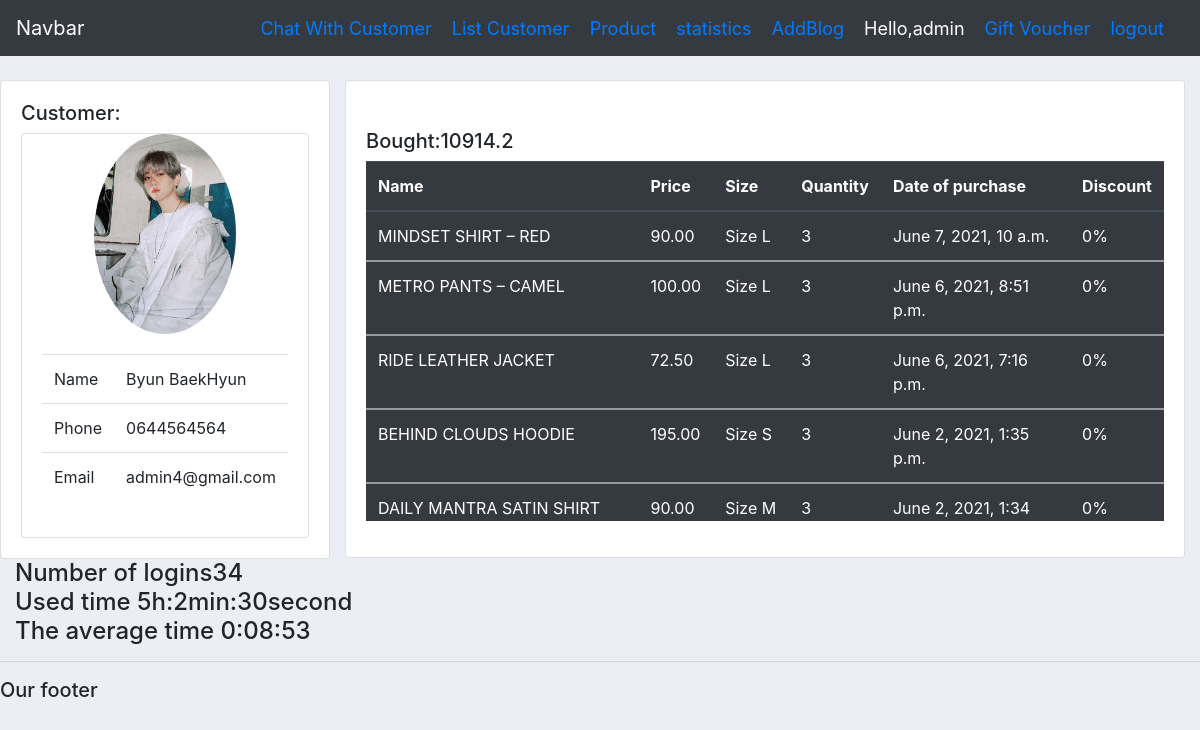
Page /customer/byun-baekhuyn/ (signed in) on the committed database.
### ecom/models.py (models this page shows, shortened)
class Customer(models.Model):
    user = models.OneToOneField(User, null =True,blank=True, on_delete=models.CASCADE)
    name = models.CharField(max_length=200,null=True)
    phone = models.CharField(max_length=200,null=True)
    email = models.CharField(max_length=200,null=True)
    profile_pic = models.ImageField(default="null" ,null=True, blank=True)
    date_created = models.DateTimeField(auto_now_add=True,null=True)
    slug=models.SlugField(max_length=2000)

class DataOrder(models.Model):
    customer = models.ForeignKey(Customer, on_delete=models.SET_NULL, null=True, blank=True)
    data_ordered = models.DateTimeField(auto_now_add=True)
    def get_total_item(self):
        order = self.data_set.all()
        total = sum ([item.get_total for item in order])
        return total

class Data(models.Model):
    product = models.ForeignKey(Product, on_delete=models.SET_NULL, null=True)
    dataOrder = models.ForeignKey(DataOrder, on_delete=models.SET_NULL, null=True)
    date_complete = models.DateTimeField(auto_now_add=True)
    complete = models.BooleanField(default=False)
    quantity = models.IntegerField(default=0, null=True, blank=True)
    size = models.CharField(max_length=100, null=True)
    color = models.CharField(max_length=100, null=True)
    discount = models.DecimalField(default=0.0,decimal_places=2,max_digits=3)
    @property
    def get_total(self):
        total = (self.quantity* self.product.price)-(self.quantity* self.product.price*self.discount)
        return float(total)

class Product(models.Model):
    TYPE = (
        ('Men', 'Men'),
        ('Women', 'Women'),
        ('Bag', 'Bag'),
        ('Shoes', 'Shoes'),
        ('Watches', 'Watches'),
    )
    TAGS = (
        ('HOODIE','HOODIE'),
        ('SHIRT','SHIRT'),
        ('Fashion', 'Fashion'),
        ('Lifestyle', 'Lifestyle'),
        ('Denim', 'Denim'),
        ('Streetstyle', 'Streetstyle'),
        ('Crafts', 'Crafts'),
    )
    SIZE = (
        ('S', 'S'),
        ('M', 'M'),
        ('L', 'L'),
        ('XL', 'XL'),
        ('XXL', 'XXL'),
    )
    name     = models.CharField(max_length=200,null=True)
    priceFilter    = models.IntegerField( default=0,null=True)
    price    = models.DecimalField(max_digits=8,null=True,decimal_places=2)
    favorite = models.CharField(max_length=200, default=0,null=True,blank=True)
    type     = models.CharField(max_length=200,null=True,choices=TYPE)
    description =models.CharField(max_length=200,null=True,blank=True)
    date_created =models.DateTimeField(auto_now_add=True,null=True)
    tag      = models.CharField(max_length=200,null=True,choices=TAGS)
    images1  = models.ImageField(default="null",null=True, blank=True)
    images2  = models.ImageField(default="null",null=True, blank=True)
    images3  = models.ImageField(default="null",null=True, blank=True)
    widthS   = models.FloatField(null=True)
    heightS   = models.FloatField(null=True)
    sleeveS   = models.FloatField(null=True)
    shoulderS = models.FloatField(null=True)
    widthM    = models.FloatField(null=True)
    heightM   = models.FloatField(null=True)
    sleeveM   = models.FloatField(null=True)
    shoulderM = models.FloatField(null=True)
    widthL    = models.FloatField(null=True)
    heightL   = models.FloatField(null=True)
    sleeveL   = models.FloatField(null=True)
    shoulderL = models.FloatField(null=True)
    widthXL    = models.FloatField(null=True)
    heightXL   = models.FloatField(null=True)
    sleeveXL   = models.FloatField(null=True)
    shoulderXL = models.FloatField(null=True)
    widthXXL    = models.FloatField(null=True)
    heightXXL   = models.FloatField(null=True)
    sleeveXXL   = models.FloatField(null=True)
    shoulderXXL = models.FloatField(null=True)
    rate = models.DecimalField(default=1.0,decimal_places=2,max_digits=3)
    amout = models.IntegerField(default= 100,null=True, blank=True)
    cost = models.DecimalField(default=30.0,max_digits=8,null=True,decimal_places=2)
    slug = models.SlugField(max_length=2000)
    sold = models.IntegerField(default=0,null=True, blank=True)

### dashboard/decorators.py (the view)
    def wrapper_function(request, *args, **kwargs):
        group = None
        if request.user.groups.exists():
            group = request.user.groups.all()[0].name
            print('group', group)
        if group == 'customer':
            return redirect('user-page')
        elif group == 'admin':
            return view_func(request, *args, **kwargs)

### dashboard/views.py (called while the page is built)
def convert(seconds):
    seconds = seconds % (24 * 3600)
    hour = seconds // 3600
    seconds %= 3600
    minutes = seconds // 60
    seconds %= 60
    return "%d:%02d:%02d" % (hour, minutes, seconds)

### ecom/templates/admin/customer.html (shortened to what this page needs)
{%  extends 'admin/mainadmin.html' %}
{% block content %}
{% load static %}
	<br>
<div class="row">
	<div class="col-md4">
		<div class="card card-body">
			<h5>Customer:</h5>
			<div class="card" style="width: 18rem;">
                <img class="profile-pic"  src="{{customer.profile_pic.url}}" alt="Card image cap">
                <div class="card-body">
                    <table class="card-table table">
                        <tbody>
                          <tr>
                            <td>Name</td>
                            <td>{{customer.name}}</td>
                          </tr>
                          <tr>
                            <td>Phone</td>
                            <td>{{customer.phone}}</td>
                          </tr>
                          <tr>
                            <td>Email</td>
                            <td>{{customer.email}}</td>
                          </tr>
                        </tbody>
                      </table>
                </div>
            </div>
		</div>
	</div>
	<div class="col-md">
		<div class="card card-body">
            <h1 style="text-align: center;padding: 10px"><h5>Bought:{{total}}</h5></h1>
            <table class="table table-dark my-tbody">
                <thead>
                  <tr>
                    <th scope="col">Name</th>
                    <th scope="col">Price</th>
                    <th scope="col">Size</th>
                    <th scope="col">Quantity</th>
                    <th scope="col">Date of purchase</th>
                    <th scope="col">Discount</th>
                  </tr>
                </thead>
                {% for i in item %}
                    <tbody>
                    <tr>
                        <td>{{i.product.name}}</td>
                        <td>{{i.product.price}}</td>
                        <td>{{i.size}}</td>
                        <td>{{i.quantity}}</td>
                        <td>{{i.date_complete}}</td>
                        <td>{%widthratio i.discount 1 100 %}%</td>
                    </tr>
                    </tbody>
                {% endfor %}
              </table>
		</div>
	</div>
</div>
<div>
  <h4>Number of logins{{times}}
      Used time {{total_time}}
      The average time  {{averageTime}}
  </h4>
</div>
{% endblock %}

### ecom/templates/admin/navbar.html (shortened to what this page needs)
{% load static %}
<nav class="navbar navbar-expand-lg navbar-dark bg-dark">
  <a class="navbar-brand" href="#">Navbar</a>
  <span class="hello-msg"><a href="{% url 'dashboard:chat' %}">Chat With Customer</a></span>
  <span class="hello-msg"><a href="{% url 'dashboard:listCustomer' %}">List Customer</a></span>
  <span class="hello-msg"><a href="{% url 'dashboard:productAdmin' %}">Product</a></span>
  <span class="hello-msg"><a href="{% url 'dashboard:statistics' %}">statistics</a></span>
  <span class="hello-msg"><a href="{% url 'dashboard:addBlog' %}">AddBlog</a></span>
  <span class="hello-msg">Hello,{{request.user}}</span>
  <span class="hello-msg" ><a href="{% url 'dashboard:giftVoucher' %}">Gift Voucher</a></span>
  <span class="hello-msg"><a href="{%url 'logout' %}">logout</a></span>
</nav>

### ecom/templates/admin/mainadmin.html (style rules this page uses)
body { background-color: #ebeff5; }

### ecom/templates/admin/navbar.html (style rules this page uses)
.hello-msg { font-size: 18px; color: #fff; margin-right: 20px; }

### ecom/templates/admin/customer.html (style rules this page uses)
.profile-pic { max-width: 200px; max-height:200px; margin: 0 auto; border-radius: 50%; }
.my-tbody { height:360px; display:block; overflow-y:scroll; width:100%; }

### rows in the picture
Customer: profile_pic (picture), name "Byun BaekHyun", phone "0644564564", email "admin4@gmail.com"
DataOrder: id.dataOrder_id "10914.2"
Data: product.name "MINDSET SHIRT – RED", product.price "90.00", size "Size L", quantity "3", date_complete "June 7, 2021, 10 a.m.", discount "0"
Data: product.name "METRO PANTS – CAMEL", product.price "100.00", size "Size L", quantity "3", date_complete "June 6, 2021, 8:51 p.m.", discount "0"
Data: product.name "RIDE LEATHER JACKET", product.price "72.50", size "Size L", quantity "3", date_complete "June 6, 2021, 7:16 p.m.", discount "0"
Data: product.name "BEHIND CLOUDS HOODIE", product.price "195.00", size "Size S", quantity "3", date_complete "June 2, 2021, 1:35 p.m.", discount "0"
Data: product.name "DAILY MANTRA SATIN SHIRT", product.price "90.00", size "Size M", quantity "3", date_complete "June 2, 2021, 1:34…", discount "0"

### other values in the picture
{{ request.user }} "admin"
{{ times }} "34"
{{ total_time }} "5h:2min:30second"
{{ averageTime }} "0:08:53"
